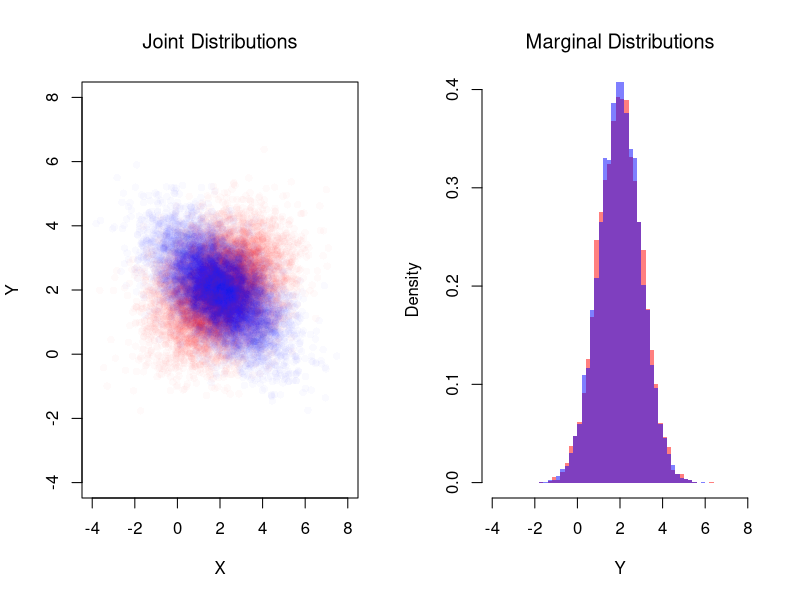
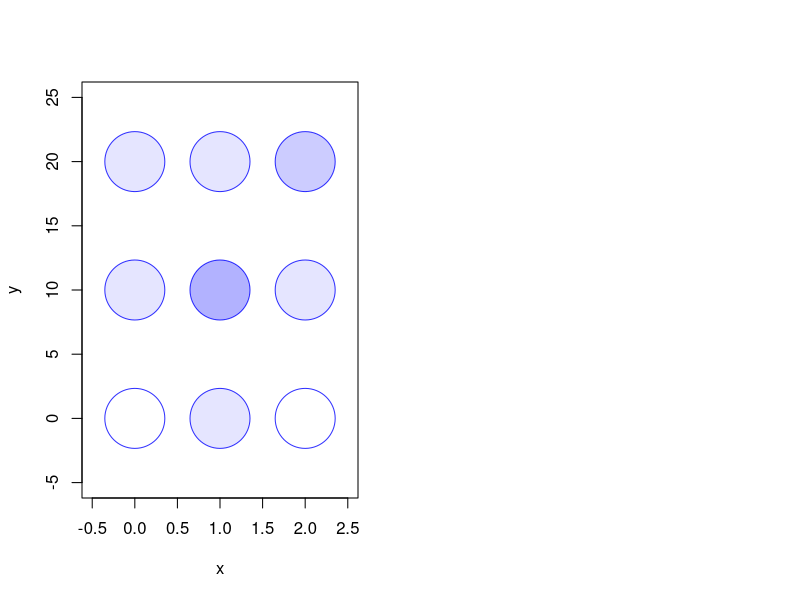

Write the R code that produced these figures, in order.
## ---- chunk 1
# Create a 2x2 matrix for the joint distribution.
# Rows correspond to X (coin 1), and columns correspond to Y (coin 2).
probs <- c(0.25, 0.25, 0.25, 0.25) # Fair coin
P_xy <- matrix( probs, nrow = 2, ncol = 2)
rownames(P_xy) <- c('Y=0', 'Y=1')
colnames(P_xy) <- c('X=0', 'X=1')
P_xy

# Draw N bivariate observations
N <- 500
xy_vals <- expand.grid(y = 0:1, x = 0:1)
draws <- sample(nrow(xy_vals), N, replace = TRUE, prob = P_xy)
x_draw <- xy_vals[draws, 'x']
y_draw <- xy_vals[draws, 'y']

# With enough draws, empirical frequencies approach the true probabilities
table(y_draw, x_draw) / N
P_xy
## ---- chunk 2
# Compute the marginal distributions.
# Marginal for X: sum across columns.
P_x <- colSums(P_xy)
P_x
# Marginal for Y: sum across rows.
P_y <- rowSums(P_xy)
P_y

# Compute the conditional probabilities Prob(Y | X).
PY_x <- matrix(0, nrow = 2, ncol = 2)
for (j in c(1, 2)) {
  PY_x[, j] <- P_xy[, j] / P_x[j]
}
rownames(PY_x) <- c('Y=0', 'Y=1')
colnames(PY_x) <- c('given X=0', 'given X=1')
PY_x
## ---- chunk 3
# Create the joint distribution matrix for the unfair coin case.
probs <- c(0.5, 0, 0, 0.5) # unfair coin

P_xy <- matrix( probs, nrow = 2, ncol = 2)
rownames(P_xy) <- c('Y=0', 'Y=1')
colnames(P_xy) <- c('X=0', 'X=1')
P_xy


# Compute the marginal distributions.
# Marginal for X: sum across columns.
P_x <- colSums(P_xy)
P_x
# Marginal for Y: sum across rows.
P_y <- rowSums(P_xy)
P_y

# Compute the conditional probabilities Prob(Y | X).
PY_x <- matrix(0, nrow = 2, ncol = 2)
for (j in c(1, 2)) {
  PY_x[, j] <- P_xy[, j] / P_x[j]
}
rownames(PY_x) <- c('Y=0', 'Y=1')
colnames(PY_x) <- c('given X=0', 'given X=1')
PY_x
## ---- chunk 4
probs <- c(0.4, 0.2, 0.1, 0.3)
P_xy <- matrix(probs, nrow = 2,
  dimnames = list(c('Y=0', 'Y=1'), c('X=0', 'X=1')))

# Draw N bivariate observations
xy_vals <- expand.grid(y = 0:1, x = 0:1)
N <- 500
draws <- sample(nrow(xy_vals), N, replace = TRUE, prob = P_xy)
x_draw <- xy_vals[draws, 'x']
y_draw <- xy_vals[draws, 'y']

table(y_draw, x_draw) / N
P_xy
## ---- chunk 5
library(mvtnorm)

# Simulate Bivariate Data
N <- 10000
Mu <- c(2, 2) ## Means

Sigma1 <- matrix(c(2, -.8, -.8, 1), 2, 2) ## CoVariance Matrix 1
MVdat1 <- rmvnorm(N, Mu, Sigma1)
colnames(MVdat1) <- c('X', 'Y')

Sigma2 <- matrix(c(2, .4, .4, 1), 2, 2) ## CoVariance Matrix 2
MVdat2 <- rmvnorm(N, Mu, Sigma2)
colnames(MVdat2) <- c('X', 'Y')

par(mfrow=c(1, 2))
## Different diagonals
plot(MVdat2, col=rgb(1, 0, 0, 0.02), pch=16,
    main=NA,
    ylim=c(-4, 8), xlim=c(-4, 8),
    xlab='X', ylab='Y')
title('Joint Distributions', font.main=1)
points(MVdat1, col=rgb(0, 0, 1, 0.02), pch=16)
## Same marginal distributions
xbks <- seq(-4, 8, by=.2)
hist(MVdat2[, 2], col=rgb(1, 0, 0, 0.5),
    breaks=xbks, border=NA, freq=F,
    xlab='Y',
    main=NA)
title('Marginal Distributions', font.main=1)
hist(MVdat1[, 2], col=rgb(0, 0, 1, 0.5),
    add=T, breaks=xbks, border=NA, freq=F)
## ---- chunk 6
# Make a Probability Table
x <- c(0, 1, 2)
y <- c(0, 10, 20)
P_xy <- matrix(c(
    0.0, 0.1, 0.0,
    0.1, 0.3, 0.1,
    0.1, 0.1, 0.2
), nrow=3, ncol=3, byrow=TRUE)
rownames(P_xy) <- paste0('y=', y)
colnames(P_xy) <-  paste0('x=', x)
P_xy

# Plot joint distribution
prob_table <- expand.grid(x=x, y=y)
prob_table[, 'probabilities'] <- as.vector(t(P_xy))
plot(prob_table[, 'x'], prob_table[, 'y'],
     xlim=c(-0.5, 2.5), ylim=c(-5, 25),
     pch=21, cex=8, col=rgb(0, 0, 1, .8),
     bg=rgb(0, 0, 1, prob_table[, 'probabilities']),
     main=NA, xlab='x', ylab='y')
## ---- chunk 7
# Compute Marginals
P_x <- colSums(P_xy) #Prob(X_i=x)
P_y <- rowSums(P_xy) #Prob(Y_i=y)

# Compute the conditional probabilities Prob(Y_i=y | X_i=x).
PY_x <- matrix(0, nrow = 3, ncol = 3)
for (j in seq(ncol(P_xy)) ) {
  PY_x[, j] <- P_xy[, j] / P_x[j]
}
rownames(PY_x) <- paste0('Y=', y)
colnames(PY_x) <- paste0('given X=', x)
PY_x

# Computational Shortcut: PY_x <- t( t(P_xy) / P_x )

# Conditional expectation E[Y_i|X_i=x]
EY_x <- colSums(PY_x * y)
EY_x

# Contrast with Grand Means
EX <- sum(x * P_x)
EY <- sum(y * P_y)
EY

# E[X_i|Y_i=y]
# PX_y <- P_xy / P_y  #Prob(X_i=x | Y_i=y)
# EX_y <- colSums(PX_y * x)
## ---- chunk 8
# Compute Covariance
dxy_grid <- expand.grid(dy=y-EY, dx=x-EX)[, c(2, 1)]
dxy_grid[, 'p'] <- as.vector(P_xy)
dxy_grid[, 'contribution'] <- dxy_grid[, 'dx'] * dxy_grid[, 'dy'] * dxy_grid[, 'p']
CovXY <- sum(dxy_grid[, 'contribution'])
CovXY

# Compute Variances
VX <- sum( (x-EX)^2 * P_x)
SX <- sqrt(VX)
VY <- sum( (y-EY)^2 * P_y)
SY <- sqrt(VY)

# Compute Correlation
CorXY <- CovXY / (SX * SY)
CorXY
